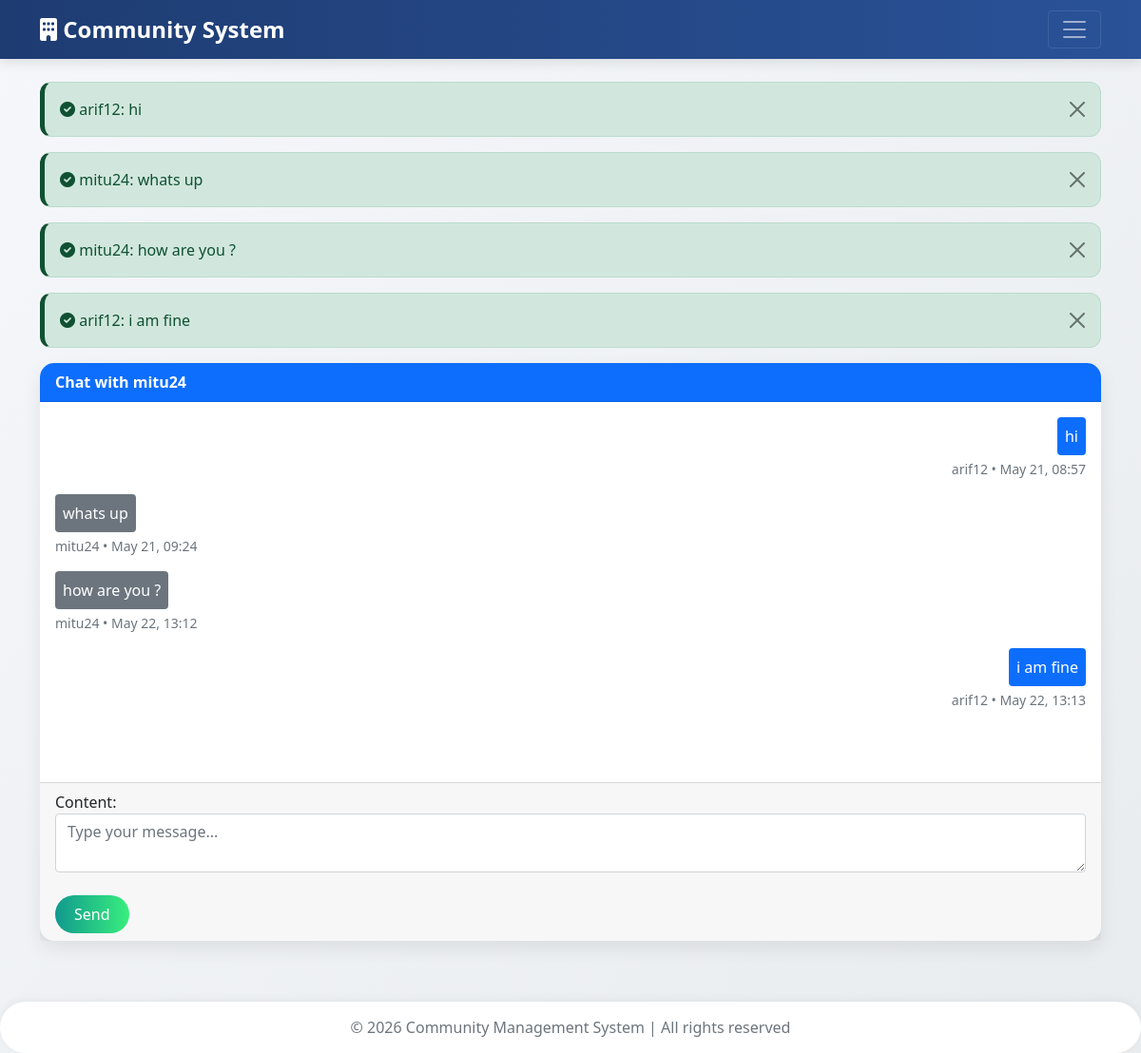
Screenshot of /chat/mitu24/ (signed in) with the database file from the repository.
### core/models.py (models this page shows)
class PrivateMessage(models.Model):
    conversation = models.ForeignKey(PrivateConversation, on_delete=models.CASCADE, related_name='messages')
    sender = models.ForeignKey(User, on_delete=models.CASCADE)
    content = models.TextField()
    timestamp = models.DateTimeField(auto_now_add=True)
    is_read = models.BooleanField(default=False)
    def __str__(self):
        return f"{self.sender.username}: {self.content[:30]}"

### core/views.py (the view)
# urls.py: path('chat/<str:username>/', views.private_chat, name='private_chat'),
@login_required
def private_chat(request, username):
    other_user = get_object_or_404(User, username=username)
    is_friend = Friendship.objects.filter(
        Q(from_user=request.user, to_user=other_user, status='accepted') |
        Q(from_user=other_user, to_user=request.user, status='accepted')
    ).exists()
    if not is_friend and not request.user.is_staff:
        messages.error(request, "You can only chat with your friends.")
        return redirect('profile_view', username=username)
    conv = PrivateConversation.objects.filter(participants=request.user).filter(participants=other_user).first()
    if not conv:
        conv = PrivateConversation.objects.create()
        conv.participants.add(request.user, other_user)
    if request.method == 'POST':
        form = PrivateMessageForm(request.POST)
        if form.is_valid():
            msg = form.save(commit=False)
            msg.conversation = conv
            msg.sender = request.user
            msg.save()
            conv.updated_at = timezone.now()
            conv.save()
            return redirect('private_chat', username=other_user.username)
    else:
        form = PrivateMessageForm()
    messages_list = conv.messages.all().order_by('timestamp')
    return render(request, 'core/private_chat.html', {
        'other_user': other_user,
        'messages': messages_list,
        'form': form,
        'conversation': conv,
    })

### core/forms.py
class PrivateMessageForm(forms.ModelForm):
    class Meta:
        model = PrivateMessage
        fields = ['content']
        widgets = {
            'content': forms.Textarea(attrs={'rows': 2, 'class': 'form-control', 'placeholder': 'Type your message...'})
        }

### core/templates/core/private_chat.html (shortened to what this page needs)
{% extends 'core/base.html' %}
{% block content %}
<div class="card">
    <div class="card-header bg-primary text-white">
        Chat with {{ other_user.username }}
    </div>
    <div class="card-body" id="chat-messages" style="height: 400px; overflow-y: auto;">
        {% for msg in messages %}
        <div class="mb-3 {% if msg.sender == user %}text-end{% endif %}">
            <div class="d-inline-block p-2 rounded {% if msg.sender == user %}bg-primary text-white{% else %}bg-secondary text-white{% endif %}" style="max-width: 70%;">
                {{ msg.content }}
            </div>
            <div class="small text-muted mt-1">
                {{ msg.sender.username }} • {{ msg.timestamp|date:"M d, H:i" }}
            </div>
        </div>
        {% endfor %}
    </div>
    <div class="card-footer">
        <form method="post">
            {{ form.as_p }}
            <button type="submit" class="btn btn-success mt-2">Send</button>
        </form>
    </div>
</div>
{% endblock %}

### core/templates/core/base.html (shortened to what this page needs)
<!DOCTYPE html>
<html lang="en">
<head>
    <link href="https://cdn.jsdelivr.net/npm/bootstrap@5.1.3/dist/css/bootstrap.min.css" rel="stylesheet">
    <link rel="stylesheet" href="https://cdnjs.cloudflare.com/ajax/libs/font-awesome/6.0.0-beta3/css/all.min.css">
</head>
<body>
    <nav class="navbar navbar-dark bg-dark">
        <div class="container">
            <a class="navbar-brand" href="/">
                <i class="fas fa-building"></i> Community System
            </a>
            <button class="navbar-toggler" type="button" data-bs-toggle="collapse" data-bs-target="#navbarNav">
                <span class="navbar-toggler-icon"></span>
            </button>
        </div>
    </nav>
    <main class="container py-4">
        {% if messages %}
            {% for message in messages %}
                <div class="alert alert-success alert-dismissible fade show" role="alert">
                    <i class="fas fa-check-circle"></i> {{ message }}
                    <button type="button" class="btn-close" data-bs-dismiss="alert"></button>
                </div>
            {% endfor %}
        {% endif %}
        {% block content %}{% endblock %}
    </main>
    <footer>
        <p class="text-muted mb-0">&copy; 2026 Community Management System | All rights reserved</p>
    </footer>
</body>
</html>

### core/templates/core/base.html (style rules this page uses)
body { background: linear-gradient(135deg, #f5f7fa 0%, #e9ecef 100%); font-family: 'Segoe UI', Tahoma, Geneva, Verdana, sans-serif; }
.navbar { box-shadow: 0 4px 12px rgba(0,0,0,0.1); background: linear-gradient(90deg, #1e3c72 0%, #2a5298 100%) !important; }
.navbar-brand { font-weight: bold; font-size: 1.5rem; }
.card { border-radius: 15px; border: none; box-shadow: 0 8px 20px rgba(0,0,0,0.08); transition: transform 0.2s, box-shadow 0.2s; }
.card-header { border-radius: 15px 15px 0 0 !important; font-weight: 600; }
.btn-success { background: linear-gradient(90deg, #11998e, #38ef7d); border: none; border-radius: 30px; padding: 8px 20px; }
.alert { border-radius: 12px; border-left: 5px solid; }
footer { background: white; padding: 15px; text-align: center; border-radius: 30px; margin-top: 40px; box-shadow: 0 -2px 10px rgba(0,0,0,0.05); }

### rows the page displays
PrivateMessage: sender+content "arif12: hi", content "hi", sender.username "arif12", timestamp "May 21, 08:57"
PrivateMessage: sender+content "mitu24: whats up", content "whats up", sender.username "mitu24", timestamp "May 21, 09:24"
PrivateMessage: sender+content "mitu24: how are you ?", content "how are you ?", sender.username "mitu24", timestamp "May 22, 13:12"
PrivateMessage: sender+content "arif12: i am fine", content "i am fine", sender.username "arif12", timestamp "May 22, 13:13"

### other values shown
{{ other_user.username }} "mitu24"
